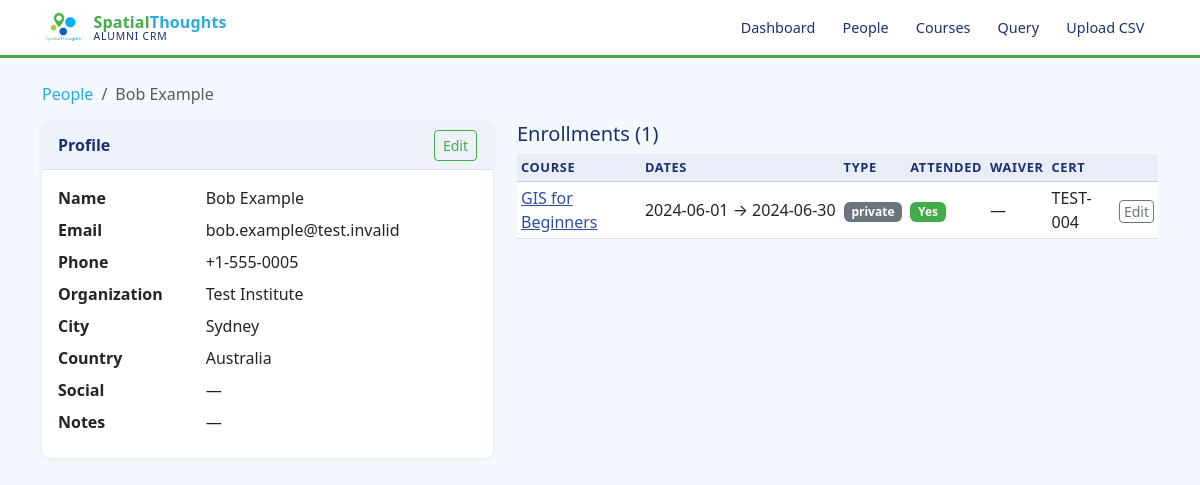
Page /people/5 on the committed database.
### tables this page shows
CREATE TABLE people (
    id INTEGER PRIMARY KEY,
    first_name TEXT,
    last_name TEXT,
    primary_email TEXT UNIQUE,
    primary_phone TEXT,
    city TEXT,
    country TEXT,
    social_media TEXT,
    notes TEXT,
    organization TEXT
);

CREATE TABLE enrollments (
    id INTEGER PRIMARY KEY,
    person_id INTEGER NOT NULL REFERENCES people(id),
    batch_id TEXT NOT NULL REFERENCES batches(id),
    attended INTEGER NOT NULL DEFAULT 0,
    fee_waiver TEXT,
    organization TEXT,
    phone TEXT,
    domain TEXT,
    notes TEXT,
    UNIQUE(person_id, batch_id)
);

CREATE TABLE courses (
    id TEXT PRIMARY KEY,
    name TEXT UNIQUE NOT NULL,
    description TEXT
);

CREATE TABLE batches (
    id TEXT PRIMARY KEY,
    course_id TEXT NOT NULL REFERENCES courses(id),
    batch_type TEXT NOT NULL,
    start_date TEXT,
    end_date TEXT,
    notes TEXT
);

CREATE TABLE certifications (
    id INTEGER PRIMARY KEY,
    person_id INTEGER NOT NULL REFERENCES people(id),
    batch_id TEXT NOT NULL REFERENCES batches(id),
    certificate_id TEXT,
    certificate_url TEXT,
    issue_date TEXT,
    UNIQUE(person_id, batch_id)
);

### app.py (the view, shortened to what this page needs)
@app.route("/people/<int:pid>", methods=["GET", "POST"])
def person(pid):
    database = _db.get_db()
    person_row, enrollments, emails = _db.get_person(database, pid)
    if not person_row:
        return "Person not found", 404
    return render_template(
        "person.html", person=person_row, enrollments=enrollments, emails=emails
    )

### db.py (called while the page is built)
def get_db():
    if "db" not in g:
        g.db = sqlite3.connect(
            current_app.config["DATABASE"],
            detect_types=sqlite3.PARSE_DECLTYPES,
        )
        g.db.row_factory = sqlite3.Row
        g.db.execute("PRAGMA foreign_keys = ON")
    return g.db

### templates/person.html (shortened to what this page needs)
{% extends "base.html" %}
{% block content %}
<nav aria-label="breadcrumb">
  <ol class="breadcrumb">
    <li class="breadcrumb-item"><a href="{{ url_for('people') }}">People</a></li>
    <li class="breadcrumb-item active">{{ person.first_name }} {{ person.last_name }}</li>
  </ol>
</nav>
{% set secondary_emails = emails | selectattr('is_primary', 'equalto', 0) | list %}
<div class="row">
  <div class="col-md-5">
    <div class="card mb-4">
      <div class="card-header d-flex justify-content-between align-items-center">
        <strong>Profile</strong>
        <button class="btn btn-sm btn-outline-primary" type="button" data-bs-toggle="collapse" data-bs-target="#editForm">Edit</button>
      </div>
      <div class="card-body">
        <dl class="row mb-0">
          <dt class="col-sm-4">Name</dt>
          <dd class="col-sm-8">{{ person.first_name }} {{ person.last_name }}</dd>
          <dt class="col-sm-4">Email</dt>
          <dd class="col-sm-8">{{ person.primary_email }}</dd>
          <dt class="col-sm-4">Phone</dt>
          <dd class="col-sm-8">{{ person.primary_phone or '—' }}</dd>
          <dt class="col-sm-4">Organization</dt>
          <dd class="col-sm-8">{{ person.organization or '—' }}</dd>
          <dt class="col-sm-4">City</dt>
          <dd class="col-sm-8">{{ person.city or '—' }}</dd>
          <dt class="col-sm-4">Country</dt>
          <dd class="col-sm-8">{{ person.country or '—' }}</dd>
          <dt class="col-sm-4">Social</dt>
          <dd class="col-sm-8">{% if person.social_media %}<a href="{{ person.social_media }}" target="_blank">{{ person.social_media }}</a>{% else %}—{% endif %}</dd>
          <dt class="col-sm-4">Notes</dt>
          <dd class="col-sm-8">{{ person.notes or '—' }}</dd>
        </dl>
      </div>
    </div>
  </div>
  <div class="col-md-7">
    <h5>Enrollments ({{ enrollments|length }})</h5>
    <div class="table-responsive">
    <table class="table table-sm table-hover">
      <thead class="table-secondary">
        <tr>
          <th>Course</th>
          <th>Dates</th>
          <th>Type</th>
          <th>Attended</th>
          <th>Waiver</th>
          <th>Cert</th>
          <th></th>
        </tr>
      </thead>
      <tbody>
        {% for e in enrollments %}
        <tr>
          <td><a href="{{ url_for('course', cid=e.course_id) }}">{{ e.course_name }}</a></td>
          <td class="text-nowrap">
            {{ e.start_date or '?' }}
            {% if e.end_date and e.end_date != e.start_date %}→ {{ e.end_date }}{% endif %}
          </td>
          <td><span class="badge bg-{{ 'info' if e.batch_type == 'public' else 'secondary' }}">{{ e.batch_type }}</span></td>
          <td>{% if e.attended %}<span class="badge bg-success">Yes</span>{% else %}<span class="badge bg-light text-dark">No</span>{% endif %}</td>
          <td>{{ e.fee_waiver or '—' }}</td>
          <td>{{ e.certificate_id or '—' }}</td>
          <td><a href="{{ url_for('enrollment', eid=e.id) }}" class="btn btn-xs btn-outline-secondary btn-sm py-0 px-1">Edit</a></td>
        </tr>
        {% else %}
        <tr><td colspan="7" class="text-muted text-center">No enrollments.</td></tr>
        {% endfor %}
      </tbody>
    </table>
    </div>
  </div>
</div>
{% endblock %}

### static/style.css (style rules this page uses)
:root { --st-green: #43AC48; --st-lime: #95C11F; --st-sky: #29ABE2; --st-navy: #2D4DA5; --st-dark: #1a3070; --st-light: #f4f8ff; }
body { background-color: var(--st-light); color: #222; }
a { color: var(--st-navy); }
.btn-outline-primary { color: var(--st-green); border-color: var(--st-green); }
.table td, .table th { vertical-align: middle; }
thead.table-secondary th { background-color: #e8edf8; color: var(--st-dark); font-size: 0.8rem; text-transform: uppercase; letter-spacing: 0.05em; }
.badge.bg-success { background-color: var(--st-green) !important; }
.card { border: none; box-shadow: 0 1px 4px rgba(0,0,0,.08); border-radius: 8px; }
.card-header { background-color: #eef2fb; font-weight: 600; color: var(--st-dark); border-bottom: 1px solid #dde3f5; }
.breadcrumb-item a { color: var(--st-sky); text-decoration: none; }
h2, h3, h5 { color: var(--st-dark); }

### rows in the picture
people: first_name "Bob", last_name "Example", primary_email "bob.example@test.invalid", primary_phone "+1-555-0005", organization "Test Institute", city "Sydney", country "Australia"
enrollments: course_name "GIS for Beginners", start_date "2024-06-01", end_date "2024-06-30", batch_type "private", attended "Yes", fee_waiver "—", certificate_id "TEST-004"

### other values in the picture
{{ person.notes or '—' }} "—"
{{ enrollments|length }} "1"
